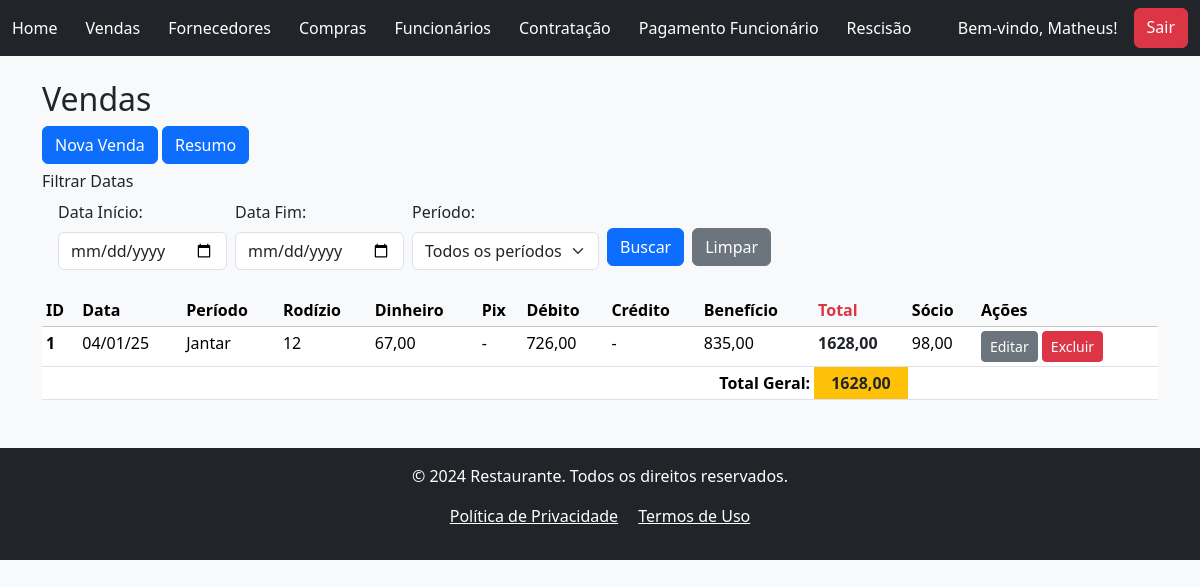
/sales/ (signed in), run on the app's committed database.
### vendas/models.py (models this page shows, shortened)
class Vendas(models.Model):
    PERIODO_CHOICES = [
        ('Almoço', 'Almoço'),
        ('Jantar', 'Jantar'),
        ]
    created_at = models.DateTimeField(auto_now_add=True)
    data_venda = models.DateField(verbose_name="Data da Venda", null=False, blank=False)
    periodo = models.CharField(verbose_name="Período", max_length=6, choices=PERIODO_CHOICES, blank=False)
    rodizio = models.IntegerField(verbose_name="Qtd Rodízio", null=False, blank=False)
    dinheiro = models.DecimalField(verbose_name="Dinheiro", max_digits=8, decimal_places=2, null=True, blank=True)
    pix = models.DecimalField(verbose_name="Pix", max_digits=8, decimal_places=2, null=True, blank=True)
    debito_mastercard = models.DecimalField(verbose_name="Debito MasterCard", max_digits=8, decimal_places=2, null=True, blank=True)
    debito_visa = models.DecimalField(verbose_name="Debito Visa", max_digits=8, decimal_places=2, null=True, blank=True)
    debito_elo = models.DecimalField(verbose_name="Debito Elo", max_digits=8, decimal_places=2, null=True, blank=True)
    credito_mastercard = models.DecimalField(verbose_name="Credito MasterCard", max_digits=8, decimal_places=2, null=True, blank=True)
    credito_visa = models.DecimalField(verbose_name="Credito Visa", max_digits=8, decimal_places=2, null=True, blank=True)
    credito_elo = models.DecimalField(verbose_name="Credito Elo", max_digits=8, decimal_places=2, null=True, blank=True)
    alelo = models.DecimalField(verbose_name="Alelo", max_digits=8, decimal_places=2, null=True, blank=True)
    american_express = models.DecimalField(verbose_name="Amex", max_digits=8, decimal_places=2, null=True, blank=True)
    hiper = models.DecimalField(verbose_name="HiperCard", max_digits=8, decimal_places=2, null=True, blank=True)
    sodexo = models.DecimalField(verbose_name="Sodexo", max_digits=8, decimal_places=2, null=True, blank=True)
    ticket_rest = models.DecimalField(verbose_name="Ticket Refeição", max_digits=8, decimal_places=2, null=True, blank=True)
    vale_refeicao = models.DecimalField(verbose_name="Vale Refeição", max_digits=8, decimal_places=2, null=True, blank=True)
    dinersclub = models.DecimalField(verbose_name="DinersClub", max_digits=8, decimal_places=2, null=True, blank=True)
    socio = models.DecimalField(verbose_name="Sócio", max_digits=8, decimal_places=2, null=True, blank=True)
    dt_atualizado = models.DateTimeField(auto_now=True, null=False, blank=False)
    author = models.ForeignKey(User, on_delete=models.PROTECT, blank=False)
    def calcular_debito(self):
        return (self.debito_mastercard or 0) + (self.debito_visa or 0) + (self.debito_elo or 0)
    def calcular_credito(self):
        return (self.credito_mastercard or 0) + (self.credito_visa or 0) + (self.credito_elo or 0)
    def calcular_beneficio(self):
        return (
            (self.alelo or 0) +
            (self.american_express or 0) +
            (self.hiper or 0) +
            (self.sodexo or 0) +
            (self.ticket_rest or 0) +
            (self.vale_refeicao or 0) +
            (self.dinersclub or 0)
        )
    def calcular_total(self):
        return (
            (self.dinheiro or 0) +
            (self.pix or 0) +
            self.calcular_debito() +
            self.calcular_credito() +
            self.calcular_beneficio()
        )

### vendas/views.py (the view, shortened to what this page needs)
# urls.py: path('sales/', VendasListView.as_view(), name="venda_list"),
class VendasListView(LoginRequiredMixin, PermissionRequiredMixin, ListView):
    model = Vendas
    template_name = 'vendas_list.html'  # Garante que o template correto será usado
    permission_required = 'vendas.view_vendas'  # Permissão para visualizar objetos'
    def get_queryset(self):
        queryset = Vendas.objects.all()
        data_inicio = self.request.GET.get('data_inicio')
        data_fim = self.request.GET.get('data_fim')
        periodo = self.request.GET.get('periodo')
        if data_inicio:
            queryset = queryset.filter(data_venda__gte=data_inicio)
        if data_fim:
            queryset = queryset.filter(data_venda__lte=data_fim)
        if periodo:
            queryset = queryset.filter(periodo=periodo)
        return queryset
    def get_context_data(self, **kwargs):
        context = super().get_context_data(**kwargs)
        total_geral = 0  # Inicializa antes de usar
        vendas = context['object_list']
        for venda in vendas:
            venda.debito = venda.calcular_debito()
            venda.credito = venda.calcular_credito()
            venda.beneficio = venda.calcular_beneficio()
            venda.total = venda.calcular_total()
            total_geral += venda.total
        context['vendas_total'] = total_geral
        return context

### vendas/templates/vendas/vendas_list.html (shortened to what this page needs)
{% extends 'global/base.html' %}
{% block content %}
    <h2>Vendas</h2>
    <a href="{% url 'create_vendas' %}" class="btn btn-primary mb-2">Nova Venda</a>
    <a href="{% url 'resume_vendas' %}" class="btn btn-primary mb-2">Resumo</a>
    <h6>Filtrar Datas</h6>
    <div class="container ms-1">
        <form action="" method="GET" class="d-flex align-items-center">
            <div class="mb-2">
                <label for="data_inicio" class="form-label">Data Início:</label>
                <input type="date" class="form-control" id="data_inicio" name="data_inicio">
            </div>
            <div class="mb-2 ms-2">
                <label for="data_fim" class="form-label">Data Fim:</label>
                <input type="date" class="form-control" id="data_fim" name="data_fim">
            </div>
            <div class="mb-2 ms-2">
                <label for="periodo" class="form-label">Período:</label>
                <select class="form-select" id="periodo" name="periodo">
                    <option value="" {% if not request.GET.periodo %}selected{% endif %}>Todos os períodos</option>
                </select>
            </div>
            <div class="mb-2 ms-2 mt-4">
                <button type="submit" class="btn btn-primary" name="buscar_vendas">Buscar</button>
            </div>
            <div class="mb-2 ms-2 mt-4">
                <a href="{% url 'venda_list' %}" class="btn btn-secondary">Limpar</a>
            </div>
        </form>
    </div>
    {% if vendas_list %}
        <table class="table table-sm mt-3">
            <thead class="table-light">
            <tr>
                <th scope="col">ID</th>
                <th scope="col">Data</th>
                <th scope="col">Período</th>
                <th scope="col">Rodízio</th>
                <th scope="col">Dinheiro</th>
                <th scope="col">Pix</th>
                <th scope="col">Débito</th>
                <th scope="col">Crédito</th>
                <th scope="col">Benefício</th>
                <th scope="col" class="text-danger fw-bold">Total</th>
                <th scope="col">Sócio</th>
                <th scope="col">Ações</th>
            </tr>
            </thead>
            <tbody>
                {% for venda in vendas_list %}
                    <tr>
                        <th scope="row" >{{ venda.pk }}</th>
                        <td>{{ venda.data_venda|date:"d/m/y"}}</td>
                        <td>{{ venda.periodo}}</td>
                        <td>{{ venda.rodizio}}</td>
                        <td>{{ venda.dinheiro| default:"-"}}</td>
                        <td>{{ venda.pix| default:"-" }}</td>
                        <td>{{ venda.debito| default:"-" }}</td>
                        <td>{{ venda.credito| default:"-" }}</td>
                        <td>{{ venda.beneficio| default:"-" }}</td>
                        <td class="text-dark fw-bold">{{ venda.total}}</td>
                        <td>{{ venda.socio| default:"-" }}</td>
                        <td>
                            <a href="{% url 'update_vendas' pk=venda.pk %}" class="btn btn-secondary btn-sm" >Editar</a>
                            <a href="{% url 'delete_vendas' pk=venda.pk %}" class="btn btn-danger btn-sm">Excluir</a>
                        </td>
                    </tr>
                {% endfor %}
            </tbody>
            <tfoot>
                <tr>
                    <td colspan="9" class="text-end fw-bold">Total Geral:</td>
                    <td class="bg-warning text-dark fw-bold text-center">
                        {{ vendas_total }}
                    </td>
                    <td colspan="2"></td>
                </tr>
            </tfoot>
        </table>
    {% else %}
        <p>Não há registros</p>
    {% endif %}
{% endblock content %}

### project/templates/global/base.html (shortened to what this page needs)
<!DOCTYPE html>
<html lang="pt-br">
  <head>
    <link href="https://cdn.jsdelivr.net/npm/bootstrap@5.3.3/dist/css/bootstrap.min.css"
    rel="stylesheet">
  </head>
  <nav class="navbar bg-dark mb-4" data-bs-theme="dark">
    <div class="container-fluid">
      <a class="navbar-brand" href="{% url 'home' %}" style="font-size: 16px; margin-right: 28px;">Home</a>
      <a class="navbar-brand" href="{% url 'venda_list' %}" style="font-size: 16px; margin-right: 28px;">Vendas</a>
      <a class="navbar-brand" href="{% url 'fornecedor_list' %}" style="font-size: 16px; margin-right: 28px;">Fornecedores</a>
      <a class="navbar-brand" href="{% url 'compras_list' %}" style="font-size: 16px;margin-right: 28px;">Compras</a>
      <a class="navbar-brand" href="{% url 'funcionarios_list' %}" style="font-size: 16px; margin-right: 28px;">Funcionários</a>
      <a class="navbar-brand" href="{% url 'contratacao_list' %}" style="font-size: 16px; margin-right: 28px;">Contratação</a>
      <a class="navbar-brand" href="{% url 'pagamento_list' %}" style="font-size: 16px; margin-right: 28px;">Pagamento Funcionário</a>
      <a class="navbar-brand" href="{% url 'rescisao_list' %}" style="font-size: 16px; margin-right: 28px;">Rescisão</a>
      <div class="d-flex ms-auto">
        {% if user.is_authenticated %}
          <span class="navbar-text text-white me-3">
            Bem-vindo, {{ user.first_name }}!
          </span>
          <a href="{% url 'logout' %}" class="btn btn-danger">Sair</a>
        {% else %}
          <a href="{% url 'login' %}" class="btn btn-outline-light">Login</a>
        {% endif %}
      </div>
    </div>
  </nav>
  <body>
    <main class="container">
        {% block content %}{% endblock content %}
    </main>
  </body>
  <footer class="bg-dark text-white py-3 mt-5">
    <div class="container text-center">
        <p>&copy; 2024 Restaurante. Todos os direitos reservados.</p>
        <p>
            <a href="#" class="text-white me-3">Política de Privacidade</a>
            <a href="#" class="text-white">Termos de Uso</a>
        </p>
    </div>
</footer>
</html>

### project/templates/global/base.html (style rules this page uses)
body { background-color: #f8f9fa; }

### data on the page
Vendas: pk "1", data_venda "04/01/25", periodo "Jantar", rodizio "12", dinheiro "67,00", pix "-", debito "726,00", credito "-", beneficio "835,00", total "1628,00", socio "98,00"

### other printed values
{{ user.first_name }} "Matheus"
{{ vendas_total }} "1628,00"
